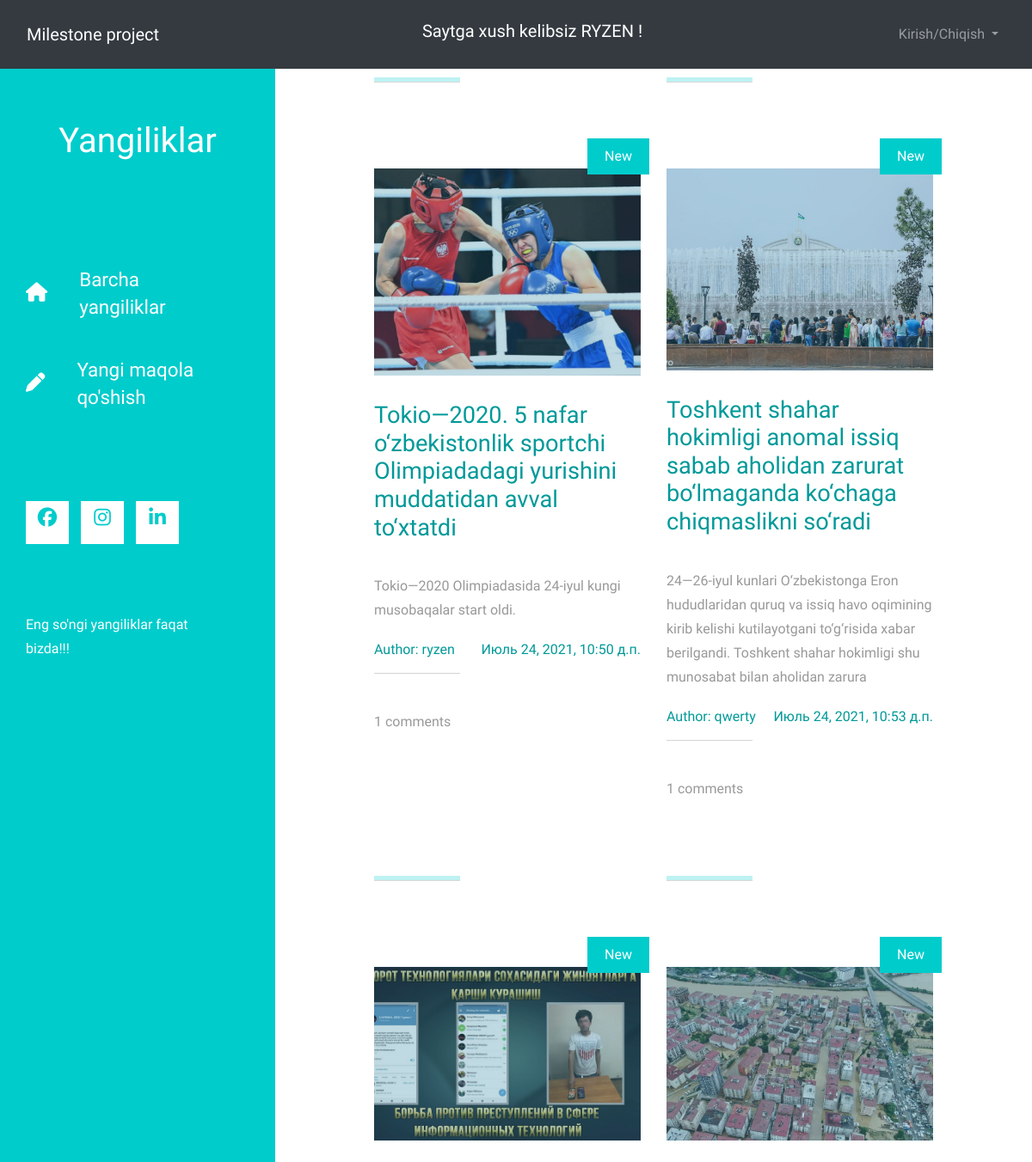
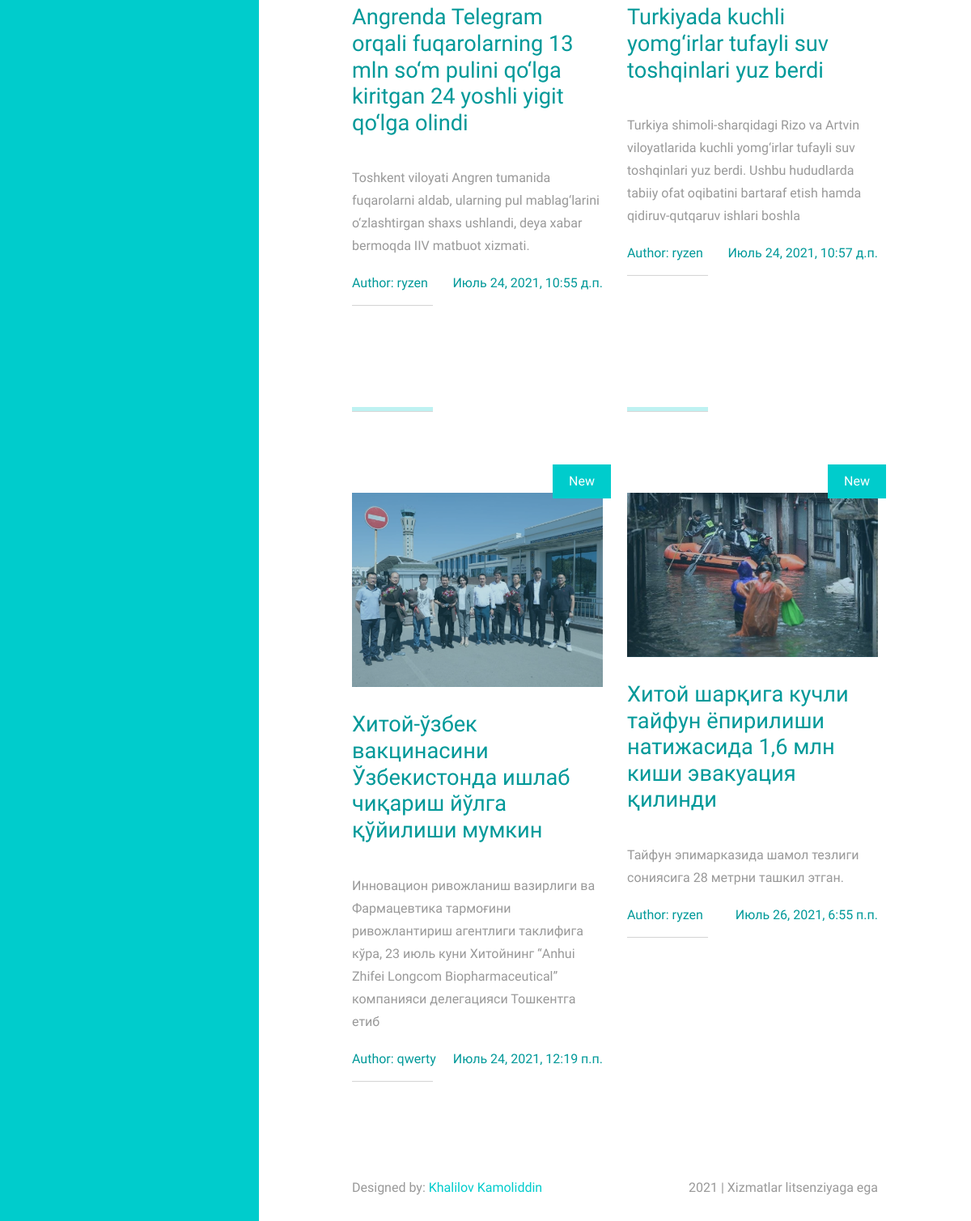
/articles/ (signed in), run on the app's committed database (2 pictures, top to bottom).
### accounts/models.py (models this page shows)
class CustomUser(AbstractUser):
    age = models.PositiveIntegerField(null=True, blank=True)

### articles/models.py (models this page shows, shortened)
class Article(models.Model):
    title = models.CharField(max_length=150)
    summary = models.CharField(max_length=200, blank=True)
    body = RichTextField()
    photo = models.ImageField(upload_to='images/', blank=True)
    date = models.DateTimeField(auto_now_add=True)
    author = models.ForeignKey(
        get_user_model(), on_delete=models.CASCADE,
    )

class Comment(models.Model):
    article = models.ForeignKey(Article, on_delete=models.CASCADE, related_name='comments')
    comment = models.CharField(max_length=150)
    date = models.DateTimeField(auto_now_add=True)
    author = models.ForeignKey(get_user_model(), on_delete=models.CASCADE)

### articles/views.py (the view)
# urls.py: path('', ArticleListView.as_view(), name='article_list'),
class ArticleListView(LoginRequiredMixin, ListView):
    model = Article
    template_name = 'article_list.html'

### templates/article_list.html (shortened to what this page needs)
{% extends 'base.html' %}
{% load static %}
{% block content %}
<header class="tm-header" id="tm-header" style="margin-top:60px">
        <div class="tm-header-wrapper">
            <div class="tm-site-header">
                <h1 class="text-center">Yangiliklar</h1>
            </div>
            <nav class="tm-nav" id="tm-nav">
                <ul>
                    <li class="tm-nav-item"><a href="{% url 'article_list' %}" class="tm-nav-link">
                        <i class="fas fa-home"></i>
                        Barcha yangiliklar
                    </a></li>
                    <li class="tm-nav-item"><a href="{% url 'article_new' %}" class="tm-nav-link">
                        <i class="fas fa-pen"></i>
                        Yangi maqola qo'shish
                    </a></li>
                </ul>
            </nav>
            <div class="tm-mb-65">
                <a rel="nofollow" href="https://www.facebook.com/kamoliddin.xalilov" class="tm-social-link">
                    <i class="fab fa-facebook tm-social-icon"></i>
                </a>
                <a href="https://www.instagram.com/x.kamoliddinn/" class="tm-social-link">
                    <i class="fab fa-instagram tm-social-icon"></i>
                </a>
                <a href="linkedin.com/in/kamoliddin-xalilov-6a7314124" class="tm-social-link">
                    <i class="fab fa-linkedin tm-social-icon"></i>
                </a>
            </div>
            <p class="tm-mb-80 pr-5 text-white">
                Eng so'ngi yangiliklar faqat bizda!!!
            </p>
        </div>
    </header>
    <div class="container-fluid">
        <main class="tm-main">
            <div class="row tm-row">
                {% for article in object_list %}
                <article class="col-12 col-md-6 tm-post">
                    <hr class="tm-hr-primary">
                    <a href="{% url 'article_detail' article.pk %}" class="effect-lily tm-post-link tm-pt-60">
                        <div class="tm-post-link-inner">
                            {% if article.photo %}
                            <img src="{{article.photo.url}}" alt="Image" class="img-fluid">
                            {% endif %}
                        </div>
                        <span class="position-absolute tm-new-badge">New</span>
                        <h2 class="tm-pt-30 tm-color-primary tm-post-title">{{article.title}}</h2>
                    </a>
                    <p class="tm-pt-30">
                        {{article.summary}}
                    </p>
                    <div class="d-flex justify-content-between tm-45">
                        <span class="tm-color-primary">Author: {{article.author}}</span>
                        <span class="tm-color-primary">{{article.date}}</span>
                    </div>
                    <hr>
                    <div class="d-flex justify-content-between">
                        {% for comment in article.comments.all %}
                        <span>{{ forloop.counter}} comments</span>
                        {% endfor %}
                    </div>
                </article>
                {% endfor %}
            </div>
            <footer class="row tm-row">
                <div class="col-md-6 col-12 tm-color-gray">
                    Designed by: <a rel="nofollow" target="_parent" href="https://www.linkedin.com/in/kamoliddin-xalilov-6a7314124/" class="tm-external-link">Khalilov Kamoliddin</a>
                </div>
                <div class="col-md-6 col-12 tm-color-gray tm-copyright">
                    2021 | Xizmatlar litsenziyaga ega
                </div>
            </footer>
        </main>
    </div>
{% endblock content %}

### templates/base.html (shortened to what this page needs)
{% load static %}
<!DOCTYPE html>
<html lang="en">
<head>
    <link href="https://cdn.jsdelivr.net/npm/bootstrap@5.0.2/dist/css/bootstrap.min.css" rel="stylesheet">
    <link rel="stylesheet" href="{% static 'fontawesome/css/all.min.css' %}">
    <link href="{% static 'css/bootstrap.min.css' %}" rel="stylesheet">
    <link href="{% static 'css/templatemo-xtra-blog.css' %}" rel="stylesheet">
	<link rel="stylesheet" href="{% static 'css/font-awesome.min.css' %}">
	<link rel="stylesheet" href="{% static 'css/templatemo-style.css' %}">
</head>
<body>
    <nav class="navbar navbar-expand-lg navbar-dark bg-dark fixed-top">
      <div class="container-fluid">
        <a class="navbar-brand" href="{% url 'home' %}">Milestone project</a>
          <div style="color:#fff">
        {% if user.is_authenticated %}
            <h5>Saytga xush kelibsiz {{user.username | upper}} !   <h5/>
        {% else %}
            <h5>Saytning to'liq imkoniyatlaridan foydalanish uchun ro'yxatdan o'ting !</h5>
        {% endif %}
</div>
        <div id="navbarNavDarkDropdown" style="text-align: right">
          <ul class="navbar-nav">
            <li class="nav-item dropdown">
               <div class="navbar-text" >
              <a class="nav-link dropdown-toggle"  href="#" id="navbarDarkDropdownMenuLink" role="button" data-bs-toggle="dropdown" aria-expanded="false">
                Kirish/Chiqish
              </a>
                </div>
            </li>
          </ul>
        </div>
      </div>
    </nav>
    <main>
      {% block content %}
      {% endblock content %}
    </main>
</body>
</html>

### static/css/templatemo-xtra-blog.css (style rules this page uses)
html { overflow-x: hidden; }
body { margin: 0; padding: 0; font-family: 'Source Sans Pro', sans-serif; font-size: 19px; line-height: 2em; overflow-x: hidden; }
p, span { color: #999; }
hr { border-top-color: #CCC; margin-top: 10px; margin-bottom: 10px; }
.tm-header { background-color: #0CC; color: white; position: fixed; top: 0; left: 0; bottom: 0; z-index: 100; width: 400px; overflow-y: visible; }
.tm-header-wrapper { overflow-y: scroll; scrollbar-width: none; -ms-overflow-style: none; padding: 30px; width: 100%; height: 100%; }
.tm-site-header { margin-top: 50px; margin-bottom: 115px; }
.tm-main { margin-left: 400px; padding: 80px 100px 25px; }
.tm-post { max-width: 470px; }
.tm-row { max-width: 980px; justify-content: space-between; }
.tm-nav { margin-bottom: 100px; }
.tm-nav-item { list-style: none; margin-bottom: 30px; }
.tm-nav-link { color: white; background-color: transparent; height: 75px; width: 100%; max-width: 300px; display: flex; align-items: center; font-size: 1.4rem; padding: 30px; }
.tm-nav ul { position: relative; }
.tm-nav-link i { margin-right: 37px; }
ul { margin: 0; padding: 0; }
.tm-nav { margin-left: -30px; }
.tm-social-link { display: inline-block; background-color: white; font-size: 1.4rem; width: 50px; height: 50px; text-align: center; padding-top: 8px; margin-right: 15px; margin-bottom: 15px; }
.tm-social-icon { color: #0CC; transition: all 0.3s ease; }
.tm-post-link { display: block; position: relative; cursor: pointer; }
.tm-post-link-inner { overflow: hidden; background: #3085a3; }
.tm-post-link img { position: relative; display: block; min-height: 100%; max-width: 100%; opacity: 0.8; }
.effect-lily img { max-width: none; width: -webkit-calc(100% + 50px); width: calc(100% + 50px); opacity: 0.7; -webkit-transition: opacity 0.35s, -webkit-transform 0.35s; transition: opacity 0.35s, transform 0.35s; -webkit-transform: translate3d(-40px,0, 0); transform: translate3d(-40px,0,0); }
.tm-post { margin-bottom: 75px; }
.tm-new-badge { top: 25px; right: -10px; background-color: #0CC; color: white; padding: 5px 20px; }
.tm-post-title { font-size: 1.7rem; transition: all 0.3s ease; }
.tm-external-link { color: #0CC; }
.tm-copyright { text-align: right; }
hr.tm-hr-primary { border-top: 5px solid #0CC; }
.tm-pt-30 { padding-top: 30px; }
.tm-pt-60 { padding-top: 60px; }
.tm-mb-65 { margin-bottom: 65px; }
.tm-mb-80 { margin-bottom: 80px; }
.tm-color-primary, span.tm-color-primary { color: #099; }
a.tm-color-gray, .tm-color-gray { color: #999; }
@media (max-width: 1540px) { .tm-header { width: 320px; } }
@media (max-width: 1540px) { .tm-main { margin-left: 320px; width: calc(100% - 320px); } }
@media (max-width: 1288px) { .tm-social-link { margin-right: 10px; } }
* { box-sizing: border-box; }
.row::after { content: ""; clear: both; display: table; }

### static/css/templatemo-style.css (style rules this page uses)
body { background: #ffffff; font-family: 'Raleway', sans-serif; font-size: 16px; color: #606060; position: relative; }
html, body { width: 100%; overflow-x: hidden; }
h1,h2,h3 { font-weight: 300; }
p { line-height: 28px; }
hr { border-color: #f2f2f2; width: 100px; margin-bottom: 40px; }

### data on the page
CustomUser: username "RYZEN"
Article: photo (picture), title "Tokio—2020. 5 nafar o‘zbekistonlik sportchi Olimpiadadagi yurishini muddatidan avval to‘xtatdi", summary "Tokio—2020 Olimpiadasida 24-iyul kungi musobaqalar start oldi.", author "ryzen", date "Июль 24, 2021, 10:50 д.п."
Article: photo (picture), title "Toshkent shahar hokimligi anomal issiq sabab aholidan zarurat bo‘lmaganda ko‘chaga chiqmaslikni so‘radi", summary "24—26-iyul kunlari O‘zbekistonga Eron hududlaridan quruq va issiq havo oqimining kirib kelishi kutilayotgani to‘g‘risida xabar berilgandi. Toshkent shahar hokimligi shu munosabat bilan aholidan zarura", author "qwerty", date "Июль 24, 2021, 10:53 д.п."
Article: photo (picture), title "Angrenda Telegram orqali fuqarolarning 13 mln so‘m pulini qo‘lga kiritgan 24 yoshli yigit qo‘lga olindi", summary "Toshkent viloyati Angren tumanida fuqarolarni aldab, ularning pul mablag‘larini o‘zlashtirgan shaxs ushlandi, deya xabar bermoqda IIV matbuot xizmati.", author "ryzen", date "Июль 24, 2021, 10:55 д.п."
Article: photo (picture), title "Turkiyada kuchli yomg‘irlar tufayli suv toshqinlari yuz berdi", summary "Turkiya shimoli-sharqidagi Rizo va Artvin viloyatlarida kuchli yomg‘irlar tufayli suv toshqinlari yuz berdi. Ushbu hududlarda tabiiy ofat oqibatini bartaraf etish hamda qidiruv-qutqaruv ishlari boshla", author "ryzen", date "Июль 24, 2021, 10:57 д.п."
Article: photo (picture), title "Хитой-ўзбек вакцинасини Ўзбекистонда ишлаб чиқариш йўлга қўйилиши мумкин", summary "Инновацион ривожланиш вазирлиги ва Фармацевтика тармоғини ривожлантириш агентлиги таклифига кўра, 23 июль куни Хитойнинг “Anhui Zhifei Longcom Biopharmaceutical” компанияси делегацияси Тошкентга етиб", author "qwerty", date "Июль 24, 2021, 12:19 п.п."
Article: photo (picture), title "Хитой шарқига кучли тайфун ёпирилиши натижасида 1,6 млн киши эвакуация қилинди", summary "Тайфун эпимарказида шамол тезлиги сониясига 28 метрни ташкил этган.", author "ryzen", date "Июль 26, 2021, 6:55 п.п."
